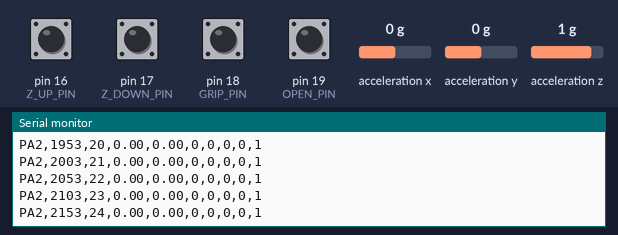
A sketch run on a simulated Arduino Uno, built with avr-gcc and run on an emulated ATmega328P. On the bench: the last lines printed to the serial monitor. Wiring (inferred from the names in the program): MPU-6050 motion sensor at I2C address 0x68. The test bench sets the inputs (shaded band); at power-on: pin 16 (Z_UP_PIN), pin 17 (Z_DOWN_PIN), pin 18 (GRIP_PIN), pin 19 (OPEN_PIN) HIGH, acceleration x 0 g, acceleration z 1 g, acceleration y 0 g.

Above: at 2.2 s.
2.3 s: acceleration x set to -1.4 g
At 2.32 s:
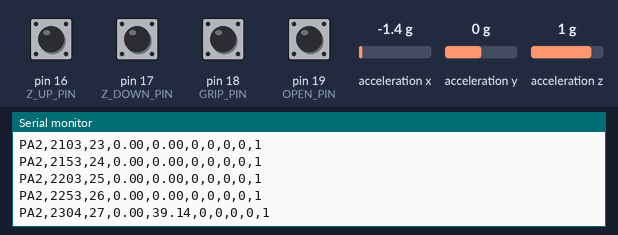
3.8 s: pin 16 (Z_UP_PIN) pulled LOW for 0.15 s
5.4 s: acceleration z set to -1.4 g
At 5.43 s:
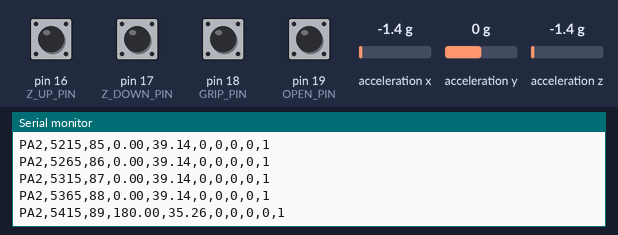
8.4 s: pin 17 (Z_DOWN_PIN) pulled LOW for 0.15 s
10.0 s: pin 16 (Z_UP_PIN) pulled LOW for 1 s
12.5 s: pin 17 (Z_DOWN_PIN) pulled LOW for 1 s
Timing chart, 0 to 15.5 s (numbered marks = the images above; inputs shaded):
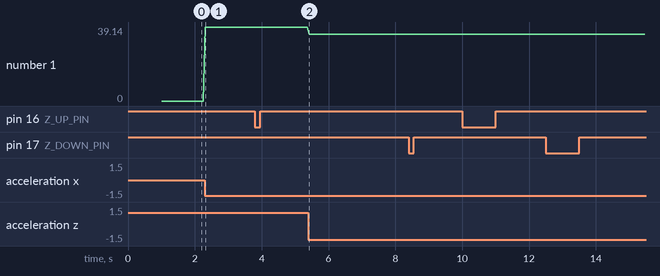

The sketch:

sketch.ino
```cpp
#include <Wire.h>
#include <math.h>

// PhantomArm Phase 2 - MPU6050 + 4 buttons
// Raspberry Pi Pico 2 W

const uint8_t MPU = 0x68;

// MPU6050 I2C connections
const int SDA_PIN = 4;
const int SCL_PIN = 5;

// Physical pushbuttons
const int Z_UP_PIN   = 16;
const int Z_DOWN_PIN = 17;
const int GRIP_PIN   = 18;
const int OPEN_PIN   = 19;

// Button debounce
const unsigned long DEBOUNCE_MS = 25;
const unsigned long SEND_MS = 50;

struct Button {
  uint8_t pin;
  bool stablePressed;
  bool lastRawPressed;
  unsigned long changedAt;
};

Button zUp   = {Z_UP_PIN,   false, false, 0};
Button zDown = {Z_DOWN_PIN, false, false, 0};
Button grip  = {GRIP_PIN,   false, false, 0};
Button openGrip = {OPEN_PIN, false, false, 0};

uint32_t sequenceNumber = 0;
unsigned long lastSend = 0;

void setupButton(Button &b) {
  pinMode(b.pin, INPUT_PULLUP);
  bool pressed = digitalRead(b.pin) == LOW;
  b.stablePressed = pressed;
  b.lastRawPressed = pressed;
  b.changedAt = millis();
}

void updateButton(Button &b) {
  bool rawPressed = digitalRead(b.pin) == LOW;
  unsigned long now = millis();

  if (rawPressed != b.lastRawPressed) {
    b.lastRawPressed = rawPressed;
    b.changedAt = now;
  }

  if (now - b.changedAt >= DEBOUNCE_MS) {
    b.stablePressed = rawPressed;
  }
}

bool writeRegister(uint8_t reg, uint8_t value) {
  Wire.beginTransmission(MPU);
  Wire.write(reg);
  Wire.write(value);
  return Wire.endTransmission() == 0;
}

int16_t read16() {
  uint16_t highByte = Wire.read();
  uint16_t lowByte = Wire.read();

  return (int16_t)((highByte << 8) | lowByte);
}

bool readMPU(float &roll, float &pitch) {
  Wire.beginTransmission(MPU);
  Wire.write(0x3B);

  if (Wire.endTransmission(false) != 0) {
    return false;
  }

  if (Wire.requestFrom(MPU, (uint8_t)6) != 6) {
    return false;
  }

  int16_t ax = read16();
  int16_t ay = read16();
  int16_t az = read16();

  float x = ax / 16384.0f;
  float y = ay / 16384.0f;
  float z = az / 16384.0f;

  roll = atan2(y, z) * 180.0f / PI;
  pitch = atan2(
    -x, sqrt(x * x + z * z)
  ) * 180.0f / PI;

  return true;
}

void setup() {
  Serial.begin(115200);

  setupButton(zUp);
  setupButton(zDown);
  setupButton(grip);
  setupButton(openGrip);

  Wire.setSDA(SDA_PIN);
  Wire.setSCL(SCL_PIN);
  Wire.begin();
  Wire.setClock(100000);

  delay(1000);

  if (!writeRegister(0x6B, 0x00) ||
      !writeRegister(0x1C, 0x00)) {
    Serial.println("MPU_INIT_ERROR");

    while (true) {
      delay(1000);
    }
  }
}

void loop() {
  updateButton(zUp);
  updateButton(zDown);
  updateButton(grip);
  updateButton(openGrip);

  unsigned long now = millis();

  if (now - lastSend < SEND_MS) {
    delay(2);
    return;
  }

  lastSend = now;

  float roll = 0.0f;
  float pitch = 0.0f;

  bool valid = readMPU(roll, pitch);

  // Prevent conflicting button commands.
  bool up = zUp.stablePressed && !zDown.stablePressed;
  bool down = zDown.stablePressed && !zUp.stablePressed;

  bool closing = grip.stablePressed &&
                 !openGrip.stablePressed;
  bool opening = openGrip.stablePressed &&
                 !grip.stablePressed;

  // Extended PhantomArm telemetry:
  // PA2,time,seq,roll,pitch,up,down,grip,open,valid

  Serial.print("PA2,");
  Serial.print(now);
  Serial.print(",");
  Serial.print(++sequenceNumber);
  Serial.print(",");
  Serial.print(roll, 2);
  Serial.print(",");
  Serial.print(pitch, 2);
  Serial.print(",");
  Serial.print(up ? 1 : 0);
  Serial.print(",");
  Serial.print(down ? 1 : 0);
  Serial.print(",");
  Serial.print(closing ? 1 : 0);
  Serial.print(",");
  Serial.print(opening ? 1 : 0);
  Serial.print(",");
  Serial.println(valid ? 1 : 0);
}
```

Measured:
- after the input at 2.3 s, the serial monitor: prints a new line at once (image 1)
- plotted number 1: 0 → 39.14 after the input at 2.3 s
